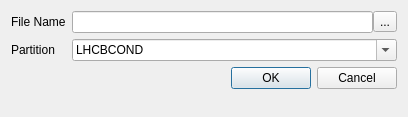
<ui version="4.0" >
 <author>Marco Clemencic</author>
 <class>NewDatabaseDialog</class>
 <widget class="QDialog" name="NewDatabaseDialog" >
  <property name="geometry" >
   <rect>
    <x>0</x>
    <y>0</y>
    <width>408</width>
    <height>117</height>
   </rect>
  </property>
  <property name="sizePolicy" >
   <sizepolicy vsizetype="Expanding" hsizetype="Preferred" >
    <horstretch>0</horstretch>
    <verstretch>0</verstretch>
   </sizepolicy>
  </property>
  <property name="windowTitle" >
   <string>Create New Database</string>
  </property>
  <layout class="QFormLayout" name="formLayout" >
   <property name="fieldGrowthPolicy" >
    <enum>QFormLayout::ExpandingFieldsGrow</enum>
   </property>
   <item row="1" column="0" >
    <widget class="QLabel" name="filenameLabel" >
     <property name="text" >
      <string>File Name</string>
     </property>
    </widget>
   </item>
   <item row="1" column="1" >
    <widget class="QWidget" native="1" name="filenameWidget" >
     <layout class="QHBoxLayout" name="horizontalLayout" >
      <property name="spacing" >
       <number>0</number>
      </property>
      <property name="margin" >
       <number>0</number>
      </property>
      <item>
       <widget class="QLineEdit" name="filenameEdit" >
        <property name="toolTip" >
         <string>Path to the SQLite file</string>
        </property>
       </widget>
      </item>
      <item>
       <widget class="QToolButton" name="fileDialogButton" >
        <property name="toolTip" >
         <string>Open a dialog box to select a file</string>
        </property>
        <property name="text" >
         <string>...</string>
        </property>
       </widget>
      </item>
     </layout>
    </widget>
   </item>
   <item row="2" column="0" >
    <widget class="QLabel" name="partitionLabel" >
     <property name="text" >
      <string>Partition</string>
     </property>
    </widget>
   </item>
   <item row="2" column="1" >
    <widget class="QComboBox" name="partitionComboBox" >
     <property name="sizePolicy" >
      <sizepolicy vsizetype="Fixed" hsizetype="Expanding" >
       <horstretch>0</horstretch>
       <verstretch>0</verstretch>
      </sizepolicy>
     </property>
     <property name="toolTip" >
      <string>Partition name: only uppercase letters or numbers</string>
     </property>
     <property name="editable" >
      <bool>true</bool>
     </property>
     <property name="currentIndex" >
      <number>1</number>
     </property>
     <property name="insertPolicy" >
      <enum>QComboBox::NoInsert</enum>
     </property>
     <item>
      <property name="text" >
       <string>DDDB</string>
      </property>
     </item>
     <item>
      <property name="text" >
       <string>LHCBCOND</string>
      </property>
     </item>
     <item>
      <property name="text" >
       <string>SIMCOND</string>
      </property>
     </item>
     <item>
      <property name="text" >
       <string>ONLINE</string>
      </property>
     </item>
     <item>
      <property name="text" >
       <string>CALIBOFF</string>
      </property>
     </item>
    </widget>
   </item>
   <item row="3" column="1" >
    <widget class="QDialogButtonBox" name="buttonBox" >
     <property name="orientation" >
      <enum>Qt::Horizontal</enum>
     </property>
     <property name="standardButtons" >
      <set>QDialogButtonBox::Cancel|QDialogButtonBox::Ok</set>
     </property>
    </widget>
   </item>
  </layout>
 </widget>
 <includes/>
 <resources/>
 <connections>
  <connection>
   <sender>buttonBox</sender>
   <signal>accepted()</signal>
   <receiver>NewDatabaseDialog</receiver>
   <slot>accept()</slot>
   <hints>
    <hint type="sourcelabel" >
     <x>248</x>
     <y>254</y>
    </hint>
    <hint type="destinationlabel" >
     <x>157</x>
     <y>274</y>
    </hint>
   </hints>
  </connection>
  <connection>
   <sender>buttonBox</sender>
   <signal>rejected()</signal>
   <receiver>NewDatabaseDialog</receiver>
   <slot>reject()</slot>
   <hints>
    <hint type="sourcelabel" >
     <x>316</x>
     <y>260</y>
    </hint>
    <hint type="destinationlabel" >
     <x>286</x>
     <y>274</y>
    </hint>
   </hints>
  </connection>
  <connection>
   <sender>fileDialogButton</sender>
   <signal>clicked()</signal>
   <receiver>NewDatabaseDialog</receiver>
   <slot>openFileDialog()</slot>
   <hints>
    <hint type="sourcelabel" >
     <x>383</x>
     <y>27</y>
    </hint>
    <hint type="destinationlabel" >
     <x>203</x>
     <y>165</y>
    </hint>
   </hints>
  </connection>
  <connection>
   <sender>filenameEdit</sender>
   <signal>textChanged(QString)</signal>
   <receiver>NewDatabaseDialog</receiver>
   <slot>checkValid()</slot>
   <hints>
    <hint type="sourcelabel" >
     <x>220</x>
     <y>27</y>
    </hint>
    <hint type="destinationlabel" >
     <x>203</x>
     <y>58</y>
    </hint>
   </hints>
  </connection>
  <connection>
   <sender>partitionComboBox</sender>
   <signal>textChanged(QString)</signal>
   <receiver>NewDatabaseDialog</receiver>
   <slot>checkValid()</slot>
   <hints>
    <hint type="sourcelabel" >
     <x>235</x>
     <y>58</y>
    </hint>
    <hint type="destinationlabel" >
     <x>203</x>
     <y>58</y>
    </hint>
   </hints>
  </connection>
 </connections>
 <slots>
  <slot>openFileDialog()</slot>
  <slot>checkValid()</slot>
 </slots>
</ui>
